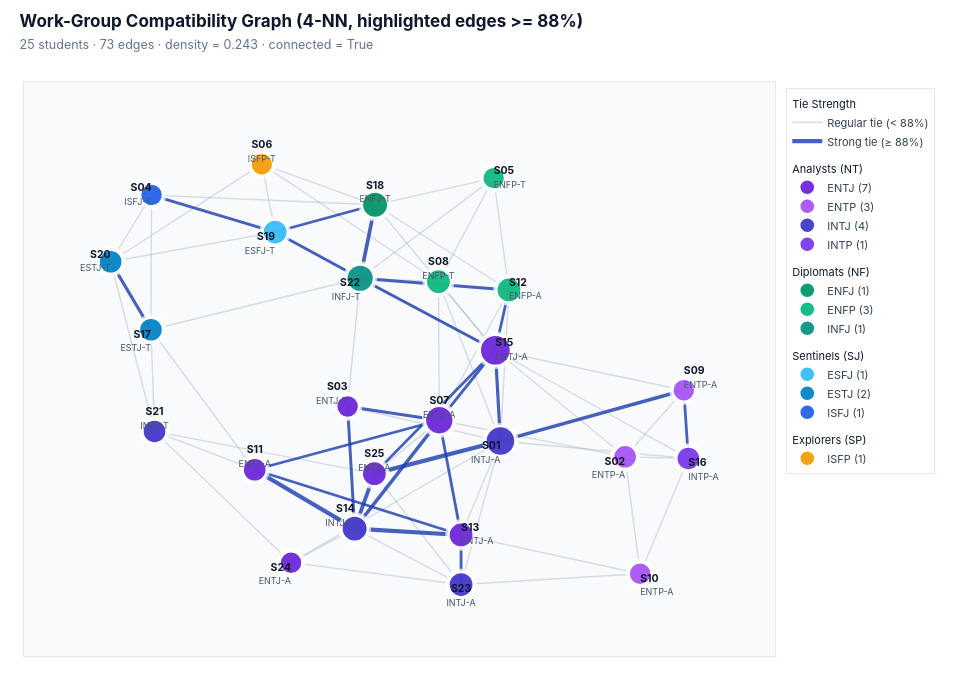

The cell this chart's notebook holds for it:
### Markdown cell above
## 3. Work-Group Compatibility Graph

To capture realistic project teamwork, we map each student $x_u$ to an ideal partner $x_u^*$:
- **Complementary** on `Energy` ($1 - E$) to balance outspoken and quieter teammates.
- **Aligned** on `Mind` ($N$) and `Nature` ($T$) for shared abstraction and feedback styles.
- **Anchored toward $0.65$** on `Tactics` ($J$) and `Identity` ($A$) for steady organization under deadlines.

We symmetrize the normalized Euclidean proximity into $w_{uv} \in [0, 1]$ and build an undirected **$4$-NN graph** ($25$ nodes, $73$ edges, density $= 0.24$).

### Code cell
def ideal_partner(x, anchor=0.65):
    return np.array([
        1.0 - x[0],             # E: complementary energy
        x[1],                   # N: aligned intuition/sensing
        x[2],                   # T: aligned thinking/feeling
        0.5 * (x[3] + anchor),  # J: pulled toward structure
        0.5 * (x[4] + anchor),  # A: pulled toward calm stability
    ])


X = df[traits].values
X_ideal = np.array([ideal_partner(row) for row in X])
n = len(students)

compat_matrix = np.zeros((n, n))
compat_pairs = []

for i in range(n):
    for j in range(i + 1, n):
        u, v = students[i], students[j]
        d_ab = np.linalg.norm(X[j] - X_ideal[i]) / np.sqrt(len(traits))
        d_ba = np.linalg.norm(X[i] - X_ideal[j]) / np.sqrt(len(traits))
        score = float(1.0 - 0.5 * (d_ab + d_ba))

        compat_matrix[i, j] = compat_matrix[j, i] = score
        compat_pairs.append({
            "Student A": u, "Type A": f"{df.loc[u, 'mbti']}{df.loc[u, 'variant']}",
            "Student B": v, "Type B": f"{df.loc[v, 'mbti']}{df.loc[v, 'variant']}",
            "Compatibility (%)": round(score * 100, 1),
        })

G_compat = G_base.copy()
k_neighbors = 4
for i, u in enumerate(students):
    top_idx = [j for j in np.argsort(compat_matrix[i])[::-1] if j != i][:k_neighbors]
    for j in top_idx:
        G_compat.add_edge(u, students[j], weight=compat_matrix[i, j])

compat_df = pd.DataFrame(compat_pairs).sort_values("Compatibility (%)", ascending=False).reset_index(drop=True)
deg = dict(G_compat.degree())
print(
    f"Compatibility graph ({k_neighbors}-NN): {G_compat.number_of_nodes()} nodes, "
    f"{G_compat.number_of_edges()} edges, density = {nx.density(G_compat):.2f}, "
    f"connected = {nx.is_connected(G_compat)}, degree range = [{min(deg.values())}, {max(deg.values())}]"
)
display(compat_df.head(15))

pos_compat = nx.spring_layout(G_compat, seed=42, k=0.9, iterations=150, weight="weight")
plot_network(
    G_compat,
    pos_compat,
    f"Work-Group Compatibility Graph ({k_neighbors}-NN, highlighted edges >= 88%)",
    highlight_above=0.88,
)

### Figure 1 — Plotly figure (JSON) as saved in the notebook; plotly's stock layout.template omitted (floating-point values rounded to 4 significant figures; data arrays with more than 128 entries replaced by an {"elided": "..."} marker saying what was removed)
{"data": [{"hoverinfo": "skip", "legendgroup": "Edges", "legendgrouptitle": {"text": "Tie Strength"}, "line": {"color": "rgba(148, 163, 184, 0.36)", "width": 1.35}, "mode": "lines", "name": "Regular tie (< 88%)", "type": "scatter", "x": {"elided": "147 float values"}, "y": {"elided": "147 float values"}}, {"hovertemplate": "<b>S11 ↔ S13</b><br>Compatibility: 88.1%<extra></extra>", "legendgroup": "Edges", "line": {"color": "rgba(30, 64, 175, 0.82)", "width": 2.638}, "mode": "lines", "name": "Strong tie (≥ 88%)", "showlegend": false, "type": "scatter", "x": [-0.443, 0.2043], "y": [-0.4162, -0.7184]}, {"hovertemplate": "<b>S07 ↔ S11</b><br>Compatibility: 88.2%<extra></extra>", "legendgroup": "Edges", "line": {"color": "rgba(30, 64, 175, 0.82)", "width": 2.645}, "mode": "lines", "name": "Strong tie (≥ 88%)", "showlegend": false, "type": "scatter", "x": [0.1361, -0.443], "y": [-0.1869, -0.4162]}, {"hovertemplate": "<b>S18 ↔ S19</b><br>Compatibility: 88.2%<extra></extra>", "legendgroup": "Edges", "line": {"color": "rgba(30, 64, 175, 0.82)", "width": 2.654}, "mode": "lines", "name": "Strong tie (≥ 88%)", "showlegend": false, "type": "scatter", "x": [-0.06544, -0.3789], "y": [0.8118, 0.6854]}, {"hovertemplate": "<b>S12 ↔ S15</b><br>Compatibility: 88.6%<extra></extra>", "legendgroup": "Edges", "line": {"color": "rgba(30, 64, 175, 0.82)", "width": 2.751}, "mode": "lines", "name": "Strong tie (≥ 88%)", "showlegend": false, "type": "scatter", "x": [0.3545, 0.3118], "y": [0.417, 0.1375]}, {"hovertemplate": "<b>S09 ↔ S16</b><br>Compatibility: 88.6%<extra></extra>", "legendgroup": "Edges", "line": {"color": "rgba(30, 64, 175, 0.82)", "width": 2.754}, "mode": "lines", "name": "Strong tie (≥ 88%)", "showlegend": false, "type": "scatter", "x": [0.9032, 0.9174], "y": [-0.04785, -0.3639]}, {"hovertemplate": "<b>S15 ↔ S25</b><br>Compatibility: 88.7%<extra></extra>", "legendgroup": "Edges", "line": {"color": "rgba(30, 64, 175, 0.82)", "width": 2.783}, "mode": "lines", "name": "Strong tie (≥ 88%)", "showlegend": false, "type": "scatter", "x": [0.3118, -0.06752], "y": [0.1375, -0.4342]}, {"hovertemplate": "<b>S19 ↔ S22</b><br>Compatibility: 88.7%<extra></extra>", "legendgroup": "Edges", "line": {"color": "rgba(30, 64, 175, 0.82)", "width": 2.793}, "mode": "lines", "name": "Strong tie (≥ 88%)", "showlegend": false, "type": "scatter", "x": [-0.3789, -0.1122], "y": [0.6854, 0.4714]}, {"hovertemplate": "<b>S07 ↔ S13</b><br>Compatibility: 88.8%<extra></extra>", "legendgroup": "Edges", "line": {"color": "rgba(30, 64, 175, 0.82)", "width": 2.805}, "mode": "lines", "name": "Strong tie (≥ 88%)", "showlegend": false, "type": "scatter", "x": [0.1361, 0.2043], "y": [-0.1869, -0.7184]}, {"hovertemplate": "<b>S13 ↔ S23</b><br>Compatibility: 89.0%<extra></extra>", "legendgroup": "Edges", "line": {"color": "rgba(30, 64, 175, 0.82)", "width": 2.86}, "mode": "lines", "name": "Strong tie (≥ 88%)", "showlegend": false, "type": "scatter", "x": [0.2043, 0.2044], "y": [-0.7184, -0.9483]}, {"hovertemplate": "<b>S07 ↔ S15</b><br>Compatibility: 89.1%<extra></extra>", "legendgroup": "Edges", "line": {"color": "rgba(30, 64, 175, 0.82)", "width": 2.884}, "mode": "lines", "name": "Strong tie (≥ 88%)", "showlegend": false, "type": "scatter", "x": [0.1361, 0.3118], "y": [-0.1869, 0.1375]}, {"hovertemplate": "<b>S12 ↔ S22</b><br>Compatibility: 89.1%<extra></extra>", "legendgroup": "Edges", "line": {"color": "rgba(30, 64, 175, 0.82)", "width": 2.884}, "mode": "lines", "name": "Strong tie (≥ 88%)", "showlegend": false, "type": "scatter", "x": [0.3545, -0.1122], "y": [0.417, 0.4714]}, {"hovertemplate": "<b>S03 ↔ S07</b><br>Compatibility: 89.1%<extra></extra>", "legendgroup": "Edges", "line": {"color": "rgba(30, 64, 175, 0.82)", "width": 2.885}, "mode": "lines", "name": "Strong tie (≥ 88%)", "showlegend": false, "type": "scatter", "x": [-0.1516, 0.1361], "y": [-0.1231, -0.1869]}, {"hovertemplate": "<b>S04 ↔ S19</b><br>Compatibility: 89.1%<extra></extra>", "legendgroup": "Edges", "line": {"color": "rgba(30, 64, 175, 0.82)", "width": 2.898}, "mode": "lines", "name": "Strong tie (≥ 88%)", "showlegend": false, "type": "scatter", "x": [-0.7665, -0.3789], "y": [0.8569, 0.6854]}, {"hovertemplate": "<b>S15 ↔ S22</b><br>Compatibility: 89.2%<extra></extra>", "legendgroup": "Edges", "line": {"color": "rgba(30, 64, 175, 0.82)", "width": 2.92}, "mode": "lines", "name": "Strong tie (≥ 88%)", "showlegend": false, "type": "scatter", "x": [0.3118, -0.1122], "y": [0.1375, 0.4714]}, {"hovertemplate": "<b>S03 ↔ S14</b><br>Compatibility: 89.3%<extra></extra>", "legendgroup": "Edges", "line": {"color": "rgba(30, 64, 175, 0.82)", "width": 2.941}, "mode": "lines", "name": "Strong tie (≥ 88%)", "showlegend": false, "type": "scatter", "x": [-0.1516, -0.1295], "y": [-0.1231, -0.6891]}, {"hovertemplate": "<b>S01 ↔ S15</b><br>Compatibility: 90.1%<extra></extra>", "legendgroup": "Edges", "line": {"color": "rgba(30, 64, 175, 0.82)", "width": 3.152}, "mode": "lines", "name": "Strong tie (≥ 88%)", "showlegend": false, "type": "scatter", "x": [0.3278, 0.3118], "y": [-0.2832, 0.1375]}, {"hovertemplate": "<b>S17 ↔ S20</b><br>Compatibility: 90.3%<extra></extra>", "legendgroup": "Edges", "line": {"color": "rgba(30, 64, 175, 0.82)", "width": 3.206}, "mode": "lines", "name": "Strong tie (≥ 88%)", "showlegend": false, "type": "scatter", "x": [-0.7684, -0.8949], "y": [0.2326, 0.5478]}, {"hovertemplate": "<b>S01 ↔ S09</b><br>Compatibility: 91.2%<extra></extra>", "legendgroup": "Edges", "line": {"color": "rgba(30, 64, 175, 0.82)", "width": 3.422}, "mode": "lines", "name": "Strong tie (≥ 88%)", "showlegend": false, "type": "scatter", "x": [0.3278, 0.9032], "y": [-0.2832, -0.04785]}, {"hovertemplate": "<b>S07 ↔ S14</b><br>Compatibility: 91.6%<extra></extra>", "legendgroup": "Edges", "line": {"color": "rgba(30, 64, 175, 0.82)", "width": 3.528}, "mode": "lines", "name": "Strong tie (≥ 88%)", "showlegend": false, "type": "scatter", "x": [0.1361, -0.1295], "y": [-0.1869, -0.6891]}, {"hovertemplate": "<b>S18 ↔ S22</b><br>Compatibility: 92.2%<extra></extra>", "legendgroup": "Edges", "line": {"color": "rgba(30, 64, 175, 0.82)", "width": 3.685}, "mode": "lines", "name": "Strong tie (≥ 88%)", "showlegend": false, "type": "scatter", "x": [-0.06544, -0.1122], "y": [0.8118, 0.4714]}, {"hovertemplate": "<b>S14 ↔ S25</b><br>Compatibility: 92.5%<extra></extra>", "legendgroup": "Edges", "line": {"color": "rgba(30, 64, 175, 0.82)", "width": 3.78}, "mode": "lines", "name": "Strong tie (≥ 88%)", "showlegend": false, "type": "scatter", "x": [-0.1295, -0.06752], "y": [-0.6891, -0.4342]}, {"hovertemplate": "<b>S11 ↔ S14</b><br>Compatibility: 93.8%<extra></extra>", "legendgroup": "Edges", "line": {"color": "rgba(30, 64, 175, 0.82)", "width": 4.1}, "mode": "lines", "name": "Strong tie (≥ 88%)", "showlegend": false, "type": "scatter", "x": [-0.443, -0.1295], "y": [-0.4162, -0.6891]}, {"hovertemplate": "<b>S13 ↔ S14</b><br>Compatibility: 93.8%<extra></extra>", "legendgroup": "Edges", "line": {"color": "rgba(30, 64, 175, 0.82)", "width": 4.12}, "mode": "lines", "name": "Strong tie (≥ 88%)", "showlegend": false, "type": "scatter", "x": [0.2043, -0.1295], "y": [-0.7184, -0.6891]}, {"hovertemplate": "<b>S01 ↔ S25</b><br>Compatibility: 94.4%<extra></extra>", "legendgroup": "Edges", "line": {"color": "rgba(30, 64, 175, 0.82)", "width": 4.261}, "mode": "lines", "name": "Strong tie (≥ 88%)", "showlegend": true, "type": "scatter", "x": [0.3278, -0.06752], "y": [-0.2832, -0.4342]}, {"hoverinfo": "skip", "marker": {"color": "#FFFFFF", "line": {"width": 0}, "size": [36.32, 30.41, 29.23, 29.23, 29.23, 29.23, 35.14, 31.59, 29.23, 29.23, 30.41, 31.59, 31.59, 32.77, 37.5, 30.41, 30.41, 32.77, 31.59, 30.41, 30.41, 33.95, 31.59, 29.23, 31.59]}, "mode": "markers", "showlegend": false, "type": "scatter", "x": [0.3278, 0.7191, -0.1516, -0.7665, 0.3066, -0.4206, 0.1361, 0.1334, 0.9032, 0.7661, -0.443, 0.3545, 0.2043, -0.1295, 0.3118, 0.9174, -0.7684, -0.06544, -0.3789, -0.8949, -0.7572, -0.1122, 0.2044, -0.329, -0.06752], "y": [-0.2832, -0.3563, -0.1231, 0.8569, 0.9354, 1, -0.1869, 0.4554, -0.04785, -0.8981, -0.4162, 0.417, -0.7184, -0.6891, 0.1375, -0.3639, 0.2326, 0.8118, 0.6854, 0.5478, -0.2387, 0.4714, -0.9483, -0.8469, -0.4342]}, {"customdata": ["<b>S03</b> · ENTJ-T<br>Degree: <b>4</b> · Strength: <b>3.49</b><br><span style='color:#64748B'>E 65% · N 85% · T 63% · J 67% · A 49%</span>", "<b>S07</b> · ENTJ-A<br>Degree: <b>9</b> · Strength: <b>7.91</b><br><span style='color:#64748B'>E 51% · N 73% · T 69% · J 54% · A 51%</span>", "<b>S11</b> · ENTJ-A<br>Degree: <b>5</b> · Strength: <b>4.43</b><br><span style='color:#64748B'>E 61% · N 67% · T 69% · J 83% · A 54%</span>", "<b>S13</b> · ENTJ-A<br>Degree: <b>6</b> · Strength: <b>5.28</b><br><span style='color:#64748B'>E 54% · N 65% · T 86% · J 70% · A 64%</span>", "<b>S15</b> · ENTJ-A<br>Degree: <b>11</b> · Strength: <b>9.61</b><br><span style='color:#64748B'>E 52% · N 61% · T 54% · J 54% · A 69%</span>", "<b>S24</b> · ENTJ-A<br>Degree: <b>4</b> · Strength: <b>3.08</b><br><span style='color:#64748B'>E 100% · N 63% · T 86% · J 78% · A 99%</span>", "<b>S25</b> · ENTJ-A<br>Degree: <b>6</b> · Strength: <b>5.33</b><br><span style='color:#64748B'>E 67% · N 61% · T 67% · J 67% · A 71%</span>"], "hovertemplate": "%{customdata}<extra></extra>", "legendgroup": "Analysts (NT)", "legendgrouptitle": {"text": "Analysts (NT)"}, "marker": {"color": "#6D28D9", "line": {"color": "#FFFFFF", "width": 2.3}, "opacity": 0.95, "size": [22.73, 28.64, 23.91, 25.09, 31, 22.73, 25.09]}, "mode": "markers", "name": "ENTJ (7)", "type": "scatter", "x": [-0.1516, 0.1361, -0.443, 0.2043, 0.3118, -0.329, -0.06752], "y": [-0.1231, -0.1869, -0.4162, -0.7184, 0.1375, -0.8469, -0.4342]}, {"customdata": ["<b>S02</b> · ENTP-A<br>Degree: <b>5</b> · Strength: <b>4.26</b><br><span style='color:#64748B'>E 51% · N 54% · T 76% · J 33% · A 53%</span>", "<b>S09</b> · ENTP-A<br>Degree: <b>4</b> · Strength: <b>3.51</b><br><span style='color:#64748B'>E 65% · N 56% · T 72% · J 40% · A 85%</span>", "<b>S10</b> · ENTP-A<br>Degree: <b>4</b> · Strength: <b>3.27</b><br><span style='color:#64748B'>E 60% · N 63% · T 99% · J 22% · A 83%</span>"], "hovertemplate": "%{customdata}<extra></extra>", "legendgroup": "Analysts (NT)", "marker": {"color": "#A855F7", "line": {"color": "#FFFFFF", "width": 2.3}, "opacity": 0.95, "size": [23.91, 22.73, 22.73]}, "mode": "markers", "name": "ENTP (3)", "type": "scatter", "x": [0.7191, 0.9032, 0.7661], "y": [-0.3563, -0.04785, -0.8981]}, {"customdata": ["<b>S01</b> · INTJ-A<br>Degree: <b>10</b> · Strength: <b>8.66</b><br><span style='color:#64748B'>E 36% · N 64% · T 67% · J 58% · A 83%</span>", "<b>S14</b> · INTJ-A<br>Degree: <b>7</b> · Strength: <b>6.23</b><br><span style='color:#64748B'>E 43% · N 70% · T 74% · J 72% · A 64%</span>", "<b>S21</b> · INTJ-T<br>Degree: <b>5</b> · Strength: <b>4.14</b><br><span style='color:#64748B'>E 18% · N 58% · T 69% · J 92% · A 42%</span>", "<b>S23</b> · INTJ-A<br>Degree: <b>6</b> · Strength: <b>5.02</b><br><span style='color:#64748B'>E 49% · N 54% · T 90% · J 69% · A 92%</span>"], "hovertemplate": "%{customdata}<extra></extra>", "legendgroup": "Analysts (NT)", "marker": {"color": "#4338CA", "line": {"color": "#FFFFFF", "width": 2.3}, "opacity": 0.95, "size": [29.82, 26.27, 23.91, 25.09]}, "mode": "markers", "name": "INTJ (4)", "type": "scatter", "x": [0.3278, -0.1295, -0.7572, 0.2044], "y": [-0.2832, -0.6891, -0.2387, -0.9483]}, {"customdata": ["<b>S16</b> · INTP-A<br>Degree: <b>5</b> · Strength: <b>4.29</b><br><span style='color:#64748B'>E 46% · N 64% · T 69% · J 24% · A 83%</span>"], "hovertemplate": "%{customdata}<extra></extra>", "legendgroup": "Analysts (NT)", "marker": {"color": "#7C3AED", "line": {"color": "#FFFFFF", "width": 2.3}, "opacity": 0.95, "size": [23.91]}, "mode": "markers", "name": "INTP (1)", "type": "scatter", "x": [0.9174], "y": [-0.3639]}, {"customdata": ["<b>S18</b> · ENFJ-T<br>Degree: <b>7</b> · Strength: <b>6.03</b><br><span style='color:#64748B'>E 56% · N 64% · T 40% · J 53% · A 36%</span>"], "hovertemplate": "%{customdata}<extra></extra>", "legendgroup": "Diplomats (NF)", "legendgrouptitle": {"text": "Diplomats (NF)"}, "marker": {"color": "#059669", "line": {"color": "#FFFFFF", "width": 2.3}, "opacity": 0.95, "size": [26.27]}, "mode": "markers", "name": "ENFJ (1)", "type": "scatter", "x": [-0.06544], "y": [0.8118]}, {"customdata": ["<b>S05</b> · ENFP-T<br>Degree: <b>4</b> · Strength: <b>3.14</b><br><span style='color:#64748B'>E 53% · N 86% · T 22% · J 42% · A 12%</span>", "<b>S08</b> · ENFP-T<br>Degree: <b>6</b> · Strength: <b>4.92</b><br><span style='color:#64748B'>E 78% · N 70% · T 49% · J 43% · A 44%</span>", "<b>S12</b> · ENFP-A<br>Degree: <b>6</b> · Strength: <b>5.13</b><br><span style='color:#64748B'>E 65% · N 71% · T 49% · J 42% · A 56%</span>"], "hovertemplate": "%{customdata}<extra></extra>", "legendgroup": "Diplomats (NF)", "marker": {"color": "#10B981", "line": {"color": "#FFFFFF", "width": 2.3}, "opacity": 0.95, "size": [22.73, 25.09, 25.09]}, "mode": "markers", "name": "ENFP (3)", "type": "scatter", "x": [0.3066, 0.1334, 0.3545], "y": [0.9354, 0.4554, 0.417]}, {"customdata": ["<b>S22</b> · INFJ-T<br>Degree: <b>8</b> · Strength: <b>6.96</b><br><span style='color:#64748B'>E 46% · N 64% · T 49% · J 57% · A 39%</span>"], "hovertemplate": "%{customdata}<extra></extra>", "legendgroup": "Diplomats (NF)", "marker": {"color": "#0D9488", "line": {"color": "#FFFFFF", "width": 2.3}, "opacity": 0.95, "size": [27.45]}, "mode": "markers", "name": "INFJ (1)", "type": "scatter", "x": [-0.1122], "y": [0.4714]}, {"customdata": ["<b>S19</b> · ESFJ-T<br>Degree: <b>6</b> · Strength: <b>5.25</b><br><span style='color:#64748B'>E 54% · N 45% · T 39% · J 57% · A 49%</span>"], "hovertemplate": "%{customdata}<extra></extra>", "legendgroup": "Sentinels (SJ)", "legendgrouptitle": {"text": "Sentinels (SJ)"}, "marker": {"color": "#38BDF8", "line": {"color": "#FFFFFF", "width": 2.3}, "opacity": 0.95, "size": [25.09]}, "mode": "markers", "name": "ESFJ (1)", "type": "scatter", "x": [-0.3789], "y": [0.6854]}, {"customdata": ["<b>S17</b> · ESTJ-T<br>Degree: <b>5</b> · Strength: <b>4.30</b><br><span style='color:#64748B'>E 51% · N 46% · T 64% · J 81% · A 33%</span>", "<b>S20</b> · ESTJ-T<br>Degree: <b>5</b> · Strength: <b>4.28</b><br><span style='color:#64748B'>E 58% · N 35% · T 65% · J 75% · A 43%</span>"], "hovertemplate": "%{customdata}<extra></extra>", "legendgroup": "Sentinels (SJ)", "marker": {"color": "#0284C7", "line": {"color": "#FFFFFF", "width": 2.3}, "opacity": 0.95, "size": [23.91, 23.91]}, "mode": "markers", "name": "ESTJ (2)", "type": "scatter", "x": [-0.7684, -0.8949], "y": [0.2326, 0.5478]}, {"customdata": ["<b>S04</b> · ISFJ-T<br>Degree: <b>4</b> · Strength: <b>3.48</b><br><span style='color:#64748B'>E 36% · N 43% · T 43% · J 76% · A 32%</span>"], "hovertemplate": "%{customdata}<extra></extra>", "legendgroup": "Sentinels (SJ)", "marker": {"color": "#2563EB", "line": {"color": "#FFFFFF", "width": 2.3}, "opacity": 0.95, "size": [22.73]}, "mode": "markers", "name": "ISFJ (1)", "type": "scatter", "x": [-0.7665], "y": [0.8569]}, {"customdata": ["<b>S06</b> · ISFP-T<br>Degree: <b>4</b> · Strength: <b>3.35</b><br><span style='color:#64748B'>E 31% · N 36% · T 47% · J 39% · A 31%</span>"], "hovertemplate": "%{customdata}<extra></extra>", "legendgroup": "Explorers (SP)", "legendgrouptitle": {"text": "Explorers (SP)"}, "marker": {"color": "#F59E0B", "line": {"color": "#FFFFFF", "width": 2.3}, "opacity": 0.95, "size": [22.73]}, "mode": "markers", "name": "ISFP (1)", "type": "scatter", "x": [-0.4206], "y": [1]}, {"hoverinfo": "skip", "mode": "text", "showlegend": false, "text": ["<b>S01</b><br><span style='font-size:9px;color:#475569'>INTJ-A</span>", "<b>S02</b><br><span style='font-size:9px;color:#475569'>ENTP-A</span>", "<b>S03</b><br><span style='font-size:9px;color:#475569'>ENTJ-T</span>", "<b>S04</b><br><span style='font-size:9px;color:#475569'>ISFJ-T</span>", "<b>S05</b><br><span style='font-size:9px;color:#475569'>ENFP-T</span>", "<b>S06</b><br><span style='font-size:9px;color:#475569'>ISFP-T</span>", "<b>S07</b><br><span style='font-size:9px;color:#475569'>ENTJ-A</span>", "<b>S08</b><br><span style='font-size:9px;color:#475569'>ENFP-T</span>", "<b>S09</b><br><span style='font-size:9px;color:#475569'>ENTP-A</span>", "<b>S10</b><br><span style='font-size:9px;color:#475569'>ENTP-A</span>", "<b>S11</b><br><span style='font-size:9px;color:#475569'>ENTJ-A</span>", "<b>S12</b><br><span style='font-size:9px;color:#475569'>ENFP-A</span>", "<b>S13</b><br><span style='font-size:9px;color:#475569'>ENTJ-A</span>", "<b>S14</b><br><span style='font-size:9px;color:#475569'>INTJ-A</span>", "<b>S15</b><br><span style='font-size:9px;color:#475569'>ENTJ-A</span>", "<b>S16</b><br><span style='font-size:9px;color:#475569'>INTP-A</span>", "<b>S17</b><br><span style='font-size:9px;color:#475569'>ESTJ-T</span>", "<b>S18</b><br><span style='font-size:9px;color:#475569'>ENFJ-T</span>", "<b>S19</b><br><span style='font-size:9px;color:#475569'>ESFJ-T</span>", "<b>S20</b><br><span style='font-size:9px;color:#475569'>ESTJ-T</span>", "<b>S21</b><br><span style='font-size:9px;color:#475569'>INTJ-T</span>", "<b>S22</b><br><span style='font-size:9px;color:#475569'>INFJ-T</span>", "<b>S23</b><br><span style='font-size:9px;color:#475569'>INTJ-A</span>", "<b>S24</b><br><span style='font-size:9px;color:#475569'>ENTJ-A</span>", "<b>S25</b><br><span style='font-size:9px;color:#475569'>ENTJ-A</span>"], "textfont": {"color": "#0F172A", "family": "Inter, -apple-system, BlinkMacSystemFont, sans-serif", "size": 10.5}, "textposition": ["bottom left", "bottom left", "top left", "middle left", "middle right", "top center", "top center", "top center", "top right", "bottom right", "top center", "middle right", "middle right", "top left", "middle right", "bottom right", "bottom left", "top center", "bottom left", "middle left", "top center", "bottom left", "bottom center", "bottom left", "top center"], "type": "scatter", "x": [0.3278, 0.7191, -0.1516, -0.7665, 0.3066, -0.4206, 0.1361, 0.1334, 0.9032, 0.7661, -0.443, 0.3545, 0.2043, -0.1295, 0.3118, 0.9174, -0.7684, -0.06544, -0.3789, -0.8949, -0.7572, -0.1122, 0.2044, -0.329, -0.06752], "y": [-0.2832, -0.3563, -0.1231, 0.8569, 0.9354, 1, -0.1869, 0.4554, -0.04785, -0.8981, -0.4162, 0.417, -0.7184, -0.6891, 0.1375, -0.3639, 0.2326, 0.8118, 0.6854, 0.5478, -0.2387, 0.4714, -0.9483, -0.8469, -0.4342]}], "layout": {"font": {"color": "#1E293B", "family": "Inter, -apple-system, BlinkMacSystemFont, sans-serif"}, "height": 680, "hoverlabel": {"bgcolor": "#FFFFFF", "bordercolor": "#CBD5E1", "font": {"color": "#0F172A", "family": "Inter, -apple-system, sans-serif", "size": 12}}, "legend": {"bgcolor": "rgba(255,255,255,0.94)", "bordercolor": "#E2E8F0", "borderwidth": 1, "font": {"color": "#334155", "size": 11}, "grouptitlefont": {"color": "#0F172A", "family": "Inter, sans-serif", "size": 11}, "tracegroupgap": 8, "x": 1.015, "xanchor": "left", "y": 0.99, "yanchor": "top"}, "margin": {"b": 24, "l": 24, "r": 205, "t": 82}, "paper_bgcolor": "#FFFFFF", "plot_bgcolor": "#F8FAFC", "title": {"font": {"color": "#0F172A", "family": "Inter, -apple-system, BlinkMacSystemFont, sans-serif", "size": 17}, "text": "<b>Work-Group Compatibility Graph (4-NN, highlighted edges >= 88%)</b><br><span style='font-size:12.5px;color:#64748B;font-weight:400'>25 students · 73 edges · density = 0.243 · connected = True</span>", "x": 0.02, "xanchor": "left", "y": 0.96, "yanchor": "top"}, "width": 980, "xaxis": {"linecolor": "#E2E8F0", "linewidth": 1, "mirror": true, "range": [-1.167, 1.189], "showgrid": false, "showticklabels": false, "zeroline": false}, "yaxis": {"linecolor": "#E2E8F0", "linewidth": 1, "mirror": true, "range": [-1.279, 1.381], "showgrid": false, "showticklabels": false, "zeroline": false}}}
